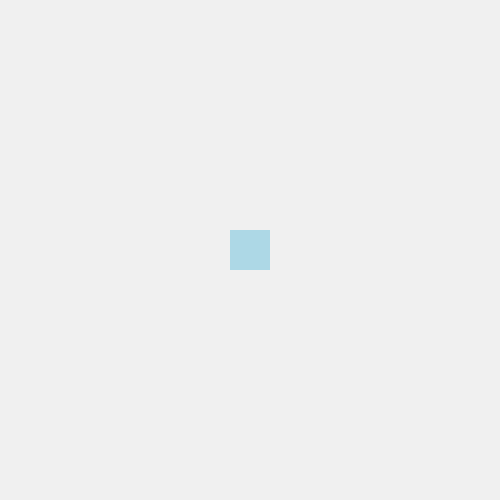
Frame 1 (no input)
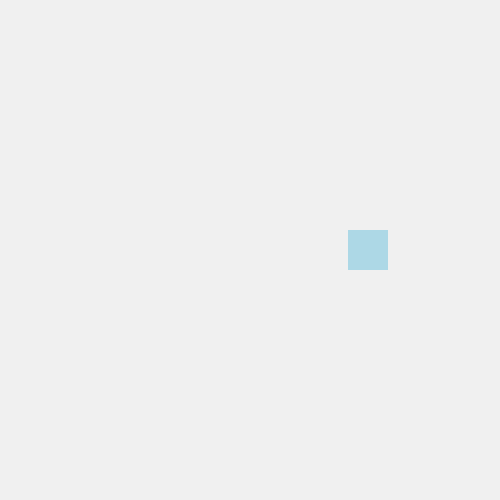
Frame 60 (no input)
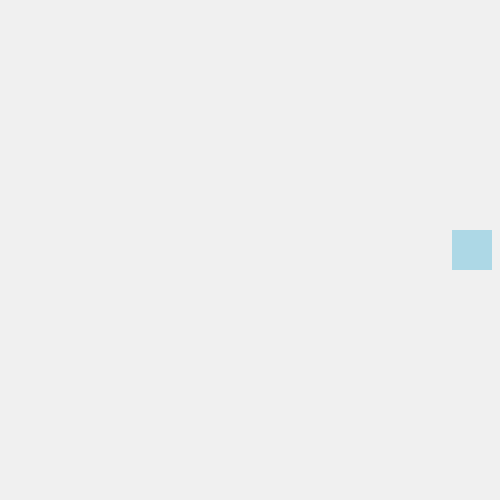
Frame 120 (the mouse pressed at the canvas centre since frame 60)

The p5.js sketch that drew these frames (run headless with seeded random() and noise() and a simulated clock; from frame 60 on, the mouse is pressed at the canvas centre):

// p5.js sketch
// ── sketch.js
/*
DEMO on OOP: creating literal objects 

__________________________________________________________
BASIC PSEUDOCODE:

let objectName = {
  propertyA: <value>,
  propertyB: <value>
}

object.propertyA
__________________________________________________________
*/

//set up object
let movingRect = {
  x: 0,
  y: 0,
  width: 40,
  height:40
}

let left = true;
let moveRate = 2;

function setup() 
{
  createCanvas (500, 500);
  rectMode(CENTER);
  fill("lightblue");
  noStroke();

  // assign new values to object variables
  movingRect.x = width/2;
  movingRect.y = height/2;
	
}

function draw() 
{
  background(240);
	
	rect(movingRect.x, movingRect.y, movingRect.width, movingRect.height);

  if(getRectRight(movingRect) < width && left) {
    movingRect.x += moveRate;
  }
  else {
    movingRect.x -= moveRate;

    if(left) {
      left = !left;
    }
    else if (getRectLeft(movingRect) <= 0) {
      left = true;
    }
  }

}
function getRectLeft(rectangle) {
  return rectangle.x - rectangle.width/2;
}

function getRectRight(rectangle) {
  return rectangle.x + rectangle.width/2;
}
